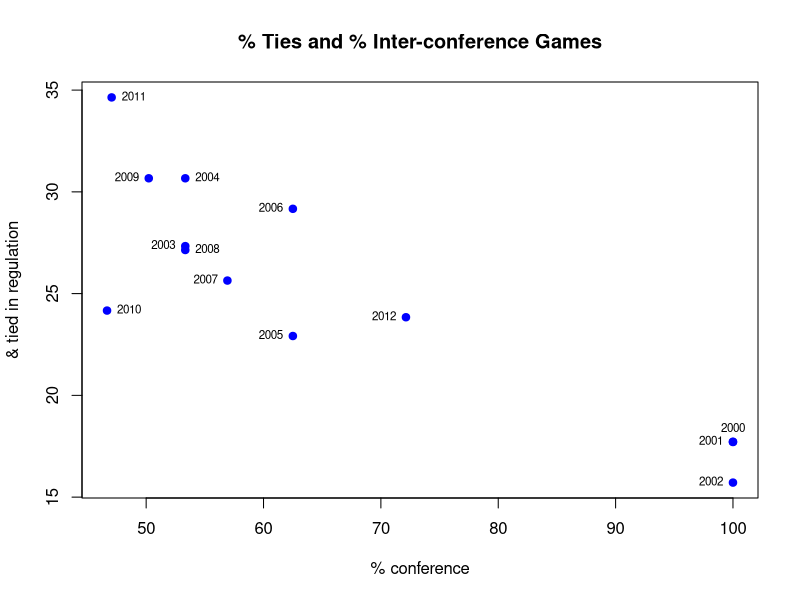
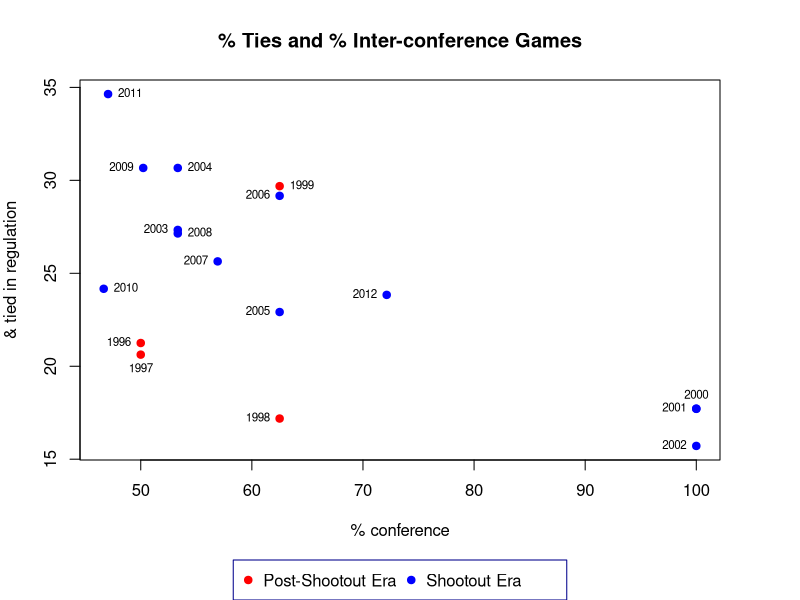
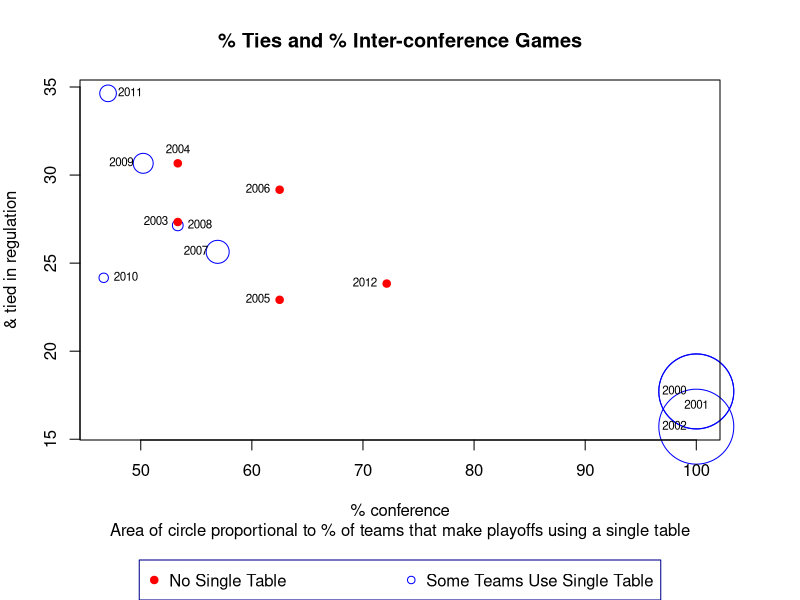

Source code (R) for these figures, in order:
######################################
#data obtained from mlssoccer.com    # 
#plots graphs used in 10/17/15  post #
#                                    #
#written by Craig Kerr               #
#cakerr@cpp.edu                      #
######################################
#for summaryBy() command
library(doBy)


#set working directory to location of data
#Change this to find the data on your computer
setwd("/Users/Craig/Desktop/Econ/Cal Poly/MLS/blog/Soccer-Scratch-Pad/")
data<-read.csv("10.17.15/MLS team data 1996-2012.csv")

#collapse to year level 
collapse<-summaryBy(gp+w+l+t+sow+goals+pct_div ~ year+num_teams,FUN=sum,data=data)
collapse$pct_tie <- (collapse$t.sum / collapse$gp.sum) * 100

#get rid of '.sum' in variable names
names(collapse) <- gsub(".sum", "", names(collapse))

#non-shootout years
noSO<-subset(collapse,year>1999)

#pos option manually moves labels so they don't overlap
plot(noSO$pct_div,noSO$pct_tie,main="% Ties and % Inter-conference Games",xlab="% conference", ylab="& tied in regulation",pch=19,col='blue')
text(noSO$pct_div,noSO$pct_tie, labels=noSO$year, cex=.7,pos=c(3,2,2,2,4,2,2,2,4,2,4,4,2,2,4,4))

#create shootout indicator - must be factor to work in plot below
collapse$SO<-as.factor(collapse$year < 2000)

par(mar=c(7, 4, 4, 4), xpd=TRUE)
plot(collapse$pct_div,collapse$pct_tie,main="% Ties and % Inter-conference Games",xlab="% conference", ylab="& tied in regulation",pch=19,col=c('blue','red')[collapse$SO])
text(collapse$pct_div,collapse$pct_tie, labels=collapse$year, cex=.7,pos=c(2,1,2,4,3,2,2,2,4,2,2,2,4,2,4,4))

#makes a blank plot to put on top so I can center legend at bottom
reset <- function() {
  par(mfrow=c(1, 1), oma=rep(0, 4), mar=rep(0, 4), new=TRUE)
  plot(0:1, 0:1, type="n", xlab="", ylab="", axes=FALSE)
}

reset()
legend("bottom", legend=c('Post-Shootout Era', 'Shootout Era'), pch=c(19,19),col=c('red', 'blue'),ncol=2,box.col='darkblue')


#FINAL PLOT WITH CIRLCE SIZE REPRESENTING % SINGLE TABLE
#add %of guaranteed conference spots in playoffs by hand
collapse$pct_playoff<-0
collapse$pct_playoff[collapse$year>1999 & collapse$year<2003]<-100
collapse$pct_playoff[collapse$year==2007]<-100*(4/13)
collapse$pct_playoff[collapse$year==2008]<-100*(2/14)
collapse$pct_playoff[collapse$year==2009]<-100*(4/15)
collapse$pct_playoff[collapse$year==2010]<-100*(2/16)
collapse$pct_playoff[collapse$year==2011]<-100*(4/18)



noSO$pct_playoff<-0
noSO$pct_playoff[noSO$year>1999 & noSO$year<2003]<-100
noSO$pct_playoff[noSO$year==2007]<-100*(4/13)
noSO$pct_playoff[noSO$year==2008]<-100*(2/14)
noSO$pct_playoff[noSO$year==2009]<-100*(4/15)
noSO$pct_playoff[noSO$year==2010]<-100*(2/16)
noSO$pct_playoff[noSO$year==2011]<-100*(4/18)

#make circles proportional to %of guaranteed conference spots in playoffs
nosingle<-subset(collapse,pct_playoff==0 & SO=="FALSE")

par(mar=c(8, 4, 4, 4), xpd=TRUE)
plot(noSO$pct_div,noSO$pct_tie,main="% Ties and % Inter-conference Games", sub="Area of circle proportional to % of teams that make playoffs using a single table", xlab="% conference", ylab="& tied in regulation",pch=1,cex=noSO$pct_playoff/10,col='blue')
text(noSO$pct_div,noSO$pct_tie, labels=noSO$year, cex=.7,pos=c(2,1,2,2,3,2,2,2,4,2,4,4,2))
points(nosingle$pct_div,nosingle$pct_tie,pch=19,col='red')
reset()
legend("bottom", legend=c('No Single Table', 'Some Teams Use Single Table'), pch=c(19,1),col=c('red', 'blue'),ncol=2,box.col='darkblue')
